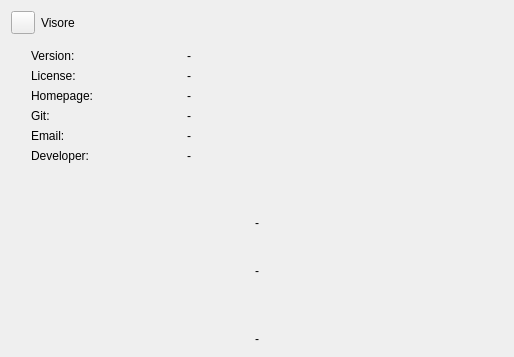
<?xml version="1.0" encoding="UTF-8"?>
<ui version="4.0">
 <class>ViAboutDialog</class>
 <widget class="QDialog" name="ViAboutDialog">
  <property name="geometry">
   <rect>
    <x>0</x>
    <y>0</y>
    <width>514</width>
    <height>352</height>
   </rect>
  </property>
  <property name="maximumSize">
   <size>
    <width>16777215</width>
    <height>16777215</height>
   </size>
  </property>
  <property name="windowTitle">
   <string>Form</string>
  </property>
  <property name="styleSheet">
   <string notr="true">b</string>
  </property>
  <layout class="QGridLayout" name="gridLayout">
   <item row="2" column="0">
    <spacer name="verticalSpacer">
     <property name="orientation">
      <enum>Qt::Vertical</enum>
     </property>
     <property name="sizeType">
      <enum>QSizePolicy::MinimumExpanding</enum>
     </property>
     <property name="sizeHint" stdset="0">
      <size>
       <width>20</width>
       <height>20</height>
      </size>
     </property>
    </spacer>
   </item>
   <item row="1" column="0">
    <widget class="QWidget" name="widget_2" native="true">
     <property name="minimumSize">
      <size>
       <width>0</width>
       <height>150</height>
      </size>
     </property>
     <layout class="QFormLayout" name="formLayout">
      <property name="leftMargin">
       <number>20</number>
      </property>
      <item row="0" column="0">
       <widget class="QLabel" name="label">
        <property name="minimumSize">
         <size>
          <width>150</width>
          <height>0</height>
         </size>
        </property>
        <property name="text">
         <string>Version:</string>
        </property>
       </widget>
      </item>
      <item row="0" column="1">
       <widget class="QLabel" name="version">
        <property name="text">
         <string>-</string>
        </property>
       </widget>
      </item>
      <item row="2" column="0">
       <widget class="QLabel" name="label_2">
        <property name="minimumSize">
         <size>
          <width>150</width>
          <height>0</height>
         </size>
        </property>
        <property name="text">
         <string>Homepage:</string>
        </property>
       </widget>
      </item>
      <item row="2" column="1">
       <widget class="QLabel" name="homepage">
        <property name="text">
         <string>-</string>
        </property>
       </widget>
      </item>
      <item row="3" column="0">
       <widget class="QLabel" name="label_3">
        <property name="minimumSize">
         <size>
          <width>150</width>
          <height>0</height>
         </size>
        </property>
        <property name="text">
         <string>Git:</string>
        </property>
       </widget>
      </item>
      <item row="3" column="1">
       <widget class="QLabel" name="git">
        <property name="text">
         <string>-</string>
        </property>
       </widget>
      </item>
      <item row="4" column="0">
       <widget class="QLabel" name="label_4">
        <property name="minimumSize">
         <size>
          <width>150</width>
          <height>0</height>
         </size>
        </property>
        <property name="text">
         <string>Email:</string>
        </property>
       </widget>
      </item>
      <item row="4" column="1">
       <widget class="QLabel" name="email">
        <property name="text">
         <string>-</string>
        </property>
       </widget>
      </item>
      <item row="5" column="0">
       <widget class="QLabel" name="label_5">
        <property name="minimumSize">
         <size>
          <width>150</width>
          <height>0</height>
         </size>
        </property>
        <property name="text">
         <string>Developer:</string>
        </property>
       </widget>
      </item>
      <item row="5" column="1">
       <widget class="QLabel" name="developer">
        <property name="text">
         <string>-</string>
        </property>
       </widget>
      </item>
      <item row="1" column="0">
       <widget class="QLabel" name="label_6">
        <property name="text">
         <string>License:</string>
        </property>
       </widget>
      </item>
      <item row="1" column="1">
       <widget class="QLabel" name="license">
        <property name="text">
         <string>-</string>
        </property>
       </widget>
      </item>
     </layout>
    </widget>
   </item>
   <item row="0" column="0">
    <widget class="QWidget" name="widget" native="true">
     <layout class="QGridLayout" name="gridLayout_2">
      <property name="leftMargin">
       <number>0</number>
      </property>
      <property name="topMargin">
       <number>0</number>
      </property>
      <property name="rightMargin">
       <number>0</number>
      </property>
      <property name="bottomMargin">
       <number>0</number>
      </property>
      <item row="0" column="1">
       <widget class="QLabel" name="logoLabel">
        <property name="text">
         <string>Visore</string>
        </property>
       </widget>
      </item>
      <item row="0" column="0">
       <widget class="ViButton" name="logoButton">
        <property name="text">
         <string/>
        </property>
       </widget>
      </item>
      <item row="0" column="2">
       <spacer name="horizontalSpacer">
        <property name="orientation">
         <enum>Qt::Horizontal</enum>
        </property>
        <property name="sizeHint" stdset="0">
         <size>
          <width>40</width>
          <height>20</height>
         </size>
        </property>
       </spacer>
      </item>
     </layout>
    </widget>
   </item>
   <item row="6" column="0">
    <widget class="QLabel" name="copyright">
     <property name="text">
      <string>-</string>
     </property>
     <property name="alignment">
      <set>Qt::AlignCenter</set>
     </property>
    </widget>
   </item>
   <item row="5" column="0">
    <spacer name="verticalSpacer_2">
     <property name="orientation">
      <enum>Qt::Vertical</enum>
     </property>
     <property name="sizeType">
      <enum>QSizePolicy::MinimumExpanding</enum>
     </property>
     <property name="sizeHint" stdset="0">
      <size>
       <width>20</width>
       <height>20</height>
      </size>
     </property>
    </spacer>
   </item>
   <item row="3" column="0">
    <widget class="QLabel" name="shortDescription">
     <property name="text">
      <string>-</string>
     </property>
     <property name="alignment">
      <set>Qt::AlignCenter</set>
     </property>
    </widget>
   </item>
   <item row="4" column="0">
    <widget class="QLabel" name="longDescription">
     <property name="minimumSize">
      <size>
       <width>0</width>
       <height>70</height>
      </size>
     </property>
     <property name="maximumSize">
      <size>
       <width>500</width>
       <height>16777215</height>
      </size>
     </property>
     <property name="text">
      <string>-</string>
     </property>
     <property name="alignment">
      <set>Qt::AlignCenter</set>
     </property>
     <property name="wordWrap">
      <bool>true</bool>
     </property>
    </widget>
   </item>
  </layout>
 </widget>
 <customwidgets>
  <customwidget>
   <class>ViButton</class>
   <extends>QToolButton</extends>
   <header>vibutton.h</header>
   <container>1</container>
  </customwidget>
 </customwidgets>
 <resources/>
 <connections/>
</ui>
